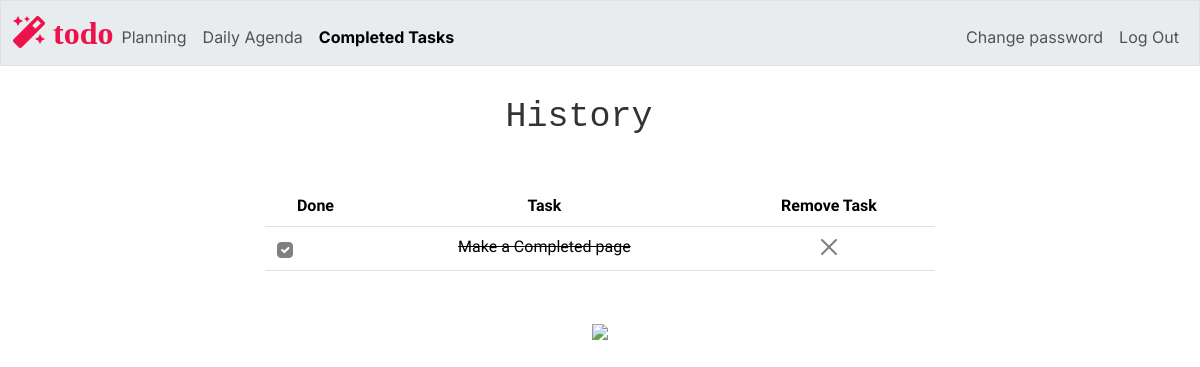
Page /completed (signed in) on the earlier database version.
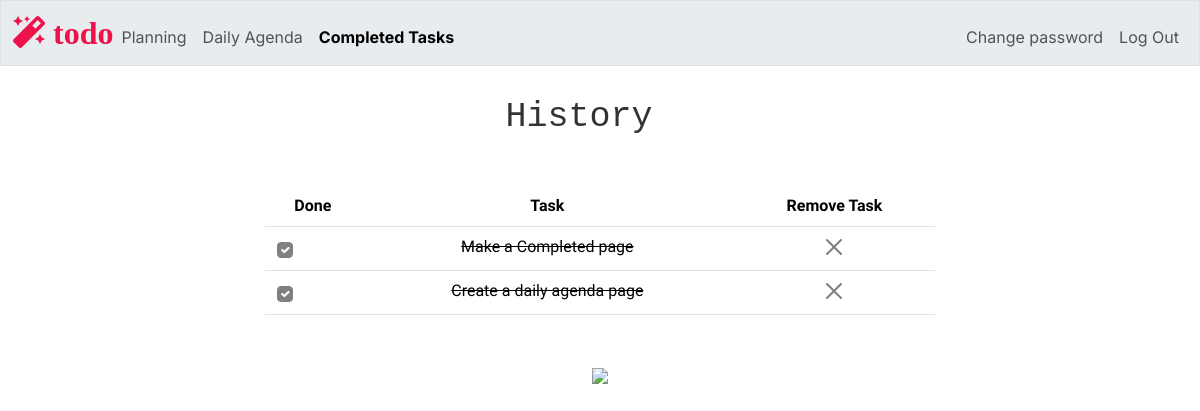
Same page on the later database version.
### tables this page shows
CREATE TABLE tasks (
    id INTEGER PRIMARY KEY AUTOINCREMENT NOT NULL,
    users_id INTEGER NOT NULL,
    category TEXT NOT NULL,
    task TEXT NOT NULL,
    timeframe TEXT,
    priority TEXT,
    completion INTEGER DEFAULT 0,
    date DATE,
    time TIME,
    FOREIGN KEY (users_id) REFERENCES users(id)
);

### app.py (the view)
@app.route("/completed", methods=["GET", "POST"])
@login_required
def completed():
    users_id = session["user_id"]
    tasks = db.execute("SELECT id, category, task, completion FROM tasks WHERE users_id =? AND completion = 1", users_id)
    welcome_message_h1 = "History "
    return render_template("completed.html", tasks=tasks, welcome_message_h1 = welcome_message_h1, current_page="completed")

### app.py (called while the page is built)
@app.after_request
def after_request(response):
    response.headers["Cache-Control"] = "no-cache, no-store, must-revalidate"
    response.headers["Expires"] = 0
    response.headers["Pragma"] = "no-cache"
    return response

### helpers.py (called while the page is built)
def login_required(f):
    @wraps(f)
    def decorated_function(*args, **kwargs):
        if session.get("user_id") is None:
            return redirect("/login")
        return f(*args, **kwargs)
    return decorated_function

### templates/completed.html (shortened to what this page needs)
{% extends "layout.html" %}
{% block main %}
    <table class="table mx-auto text-center mb-5" style="width: 60%;">
        <thead>
            <tr>
                <th> Done </th>
                <th> Task </th>
                <th> Remove Task </th>
            </tr>
        </thead>
        <tbody>
            {% for task in tasks %}
                <tr id="todo_row_{{ task.id }}" >
                    <td class="align-middle">
                        <div class="d-flex align-items-center " >
                            <div class=" col-auto d-flex justify-content-center align-items-center form-check" >
                                <input class="form-check-input completion-checkbox"
                                        type="checkbox"
                                        id="completion_{{ task.id }}"
                                        name="task_completion"
                                        data-task-id="{{ task.id }}"
                                        data-completion="{{ task.completion}}"
                                        {% if task.completion == 1 %}checked{% endif %}
                                        onchange="updateTaskStatus(this)"
                                        style="background-color: gray; border-color: gray;">
                            </div>
                        </div>
                    </td>
                    <td style="text-decoration: line-through;">{{ task.task }}</td>
                    <td>
                        <button class="btn-close" onclick="delete_task({{ task.id }})"></button>
                    </td>
                </tr>
            {% endfor %}
        </tbody>
    </table>
    <img src="/static/completed.png" class="wide-image">
{% endblock %}

Differences in the rows shown:
added tasks: completion "☑", task "Create a daily agenda page"
